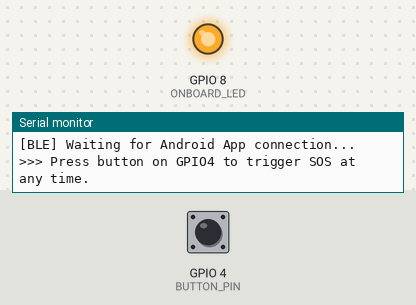
The sketch below on a simulated ESP32-C3. Parts: output pins drawn as LEDs (lit = HIGH), the last lines printed to the serial monitor. Inputs (shaded band) come from the test bench; at power-on: GPIO 4 (BUTTON_PIN) HIGH. Nothing arrives over Bluetooth unless stated; a phone connects over Bluetooth LE 3 s after start.

Above: at 2.7 s.
2.8 s: GPIO 4 (BUTTON_PIN) pulled LOW for 0.15 s
4.4 s: GPIO 4 (BUTTON_PIN) pulled LOW for 3.2 s
9.1 s: GPIO 4 (BUTTON_PIN) pulled LOW for 1 s
At 11.3 s:
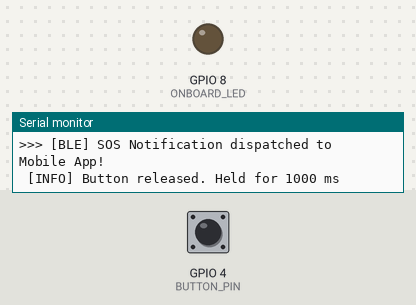
Timing chart, 0 to 12.8 s (numbered marks = the images above; inputs shaded):
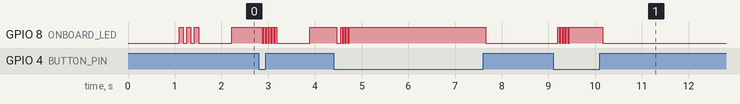

The sketch:

esp32_c3_pendant.ino
```cpp
/*
 * ==============================================================================
 * Project: ESP32-C3 Super Mini - Crime Alert Pendant
 * Target:  ESP32-C3 Super Mini (or any ESP32-C3 module)
 * Feature: Push button on GPIO4 triggers SOS alert on connected Android App via BLE
 * Author:  Pair-programmed for Real-Time Crime Monitoring System
 * ==============================================================================
 *
 * WIRING:
 * ------------------------------------------------------------------------------
 * Push Button Pin 1  -----> GPIO 4 (ESP32-C3)
 * Push Button Pin 2  -----> GND    (ESP32-C3)
 * (Internal INPUT_PULLUP is enabled, so no external resistor is required!)
 *
 * ONBOARD LED (ESP32-C3 Super Mini):
 * ------------------------------------------------------------------------------
 * Onboard LED is on GPIO 8 (Active LOW on most Super Mini boards).
 * - Blinks 1s interval while waiting for Bluetooth connection.
 * - Solid ON when connected to the Android App.
 * - Rapid strobe when GPIO4 SOS button is pressed!
 *
 * ARDUINO IDE SETUP:
 * ------------------------------------------------------------------------------
 * 1. Install ESP32 board package:
 *    File -> Preferences -> Additional Board Manager URLs:
 *    https://raw.githubusercontent.com/espressif/arduino-esp32/gh-pages/package_esp32_index.json
 * 2. Tools -> Board -> "ESP32C3 Dev Module"
 * 3. Tools -> USB CDC On Boot -> "Enabled" (IMPORTANT for Serial output on ESP32-C3 Super Mini)
 * 4. Tools -> Upload Speed -> 921600 (or 460800)
 * 5. Tools -> Port -> Select your COM port
 * ==============================================================================
 */

#include <BLEDevice.h>
#include <BLEServer.h>
#include <BLEUtils.h>
#include <BLE2902.h>

// ---------------------------------
// PIN DEFINITIONS
// ---------------------------------
#define BUTTON_PIN   4    // User's push button connected to GPIO4
#define ONBOARD_LED  8    // Onboard blue LED on ESP32-C3 Super Mini (Active LOW)

// ---------------------------------
// BLE UUIDS (Matches Android App)
// ---------------------------------
#define SERVICE_UUID               "4fafc201-1fb5-459e-8fcc-c5c9c331914b"
#define SOS_CHARACTERISTIC_UUID    "beb5483e-36e1-4688-b7f5-ea07361b26a8"
#define STATUS_CHARACTERISTIC_UUID "beb5483f-36e1-4688-b7f5-ea07361b26a8"

// ---------------------------------
// GLOBAL OBJECTS & STATES
// ---------------------------------
BLEServer* pServer = nullptr;
BLECharacteristic* pSosCharacteristic = nullptr;
BLECharacteristic* pStatusCharacteristic = nullptr;

bool deviceConnected = false;
bool oldDeviceConnected = false;

// Button debouncing & state tracking
int lastButtonState = HIGH;
int buttonState = HIGH;
unsigned long lastDebounceTime = 0;
const unsigned long debounceDelay = 50; // 50ms debounce window
unsigned long pressStartTime = 0;
bool sosSentForCurrentPress = false;

// LED & Status Timing
unsigned long lastLedBlink = 0;
bool ledState = false;
unsigned long lastHeartbeat = 0;
uint32_t pressCounter = 0;

// Helper to set LED (considering active LOW on Super Mini)
void setLed(bool on) {
  // Most ESP32-C3 Super Mini onboard LEDs are active LOW
  digitalWrite(ONBOARD_LED, on ? LOW : HIGH);
}

// ---------------------------------
// BLE SERVER CALLBACKS
// ---------------------------------
class PendantServerCallbacks : public BLEServerCallbacks {
    void onConnect(BLEServer* pServer) override {
        deviceConnected = true;
        Serial.println(F(">>> [BLE] Android Device Connected!"));
        setLed(true); // Solid LED when connected
    }

    void onDisconnect(BLEServer* pServer) override {
        deviceConnected = false;
        Serial.println(F(">>> [BLE] Device Disconnected! Restarting advertising..."));
    }
};

void setup() {
    // Initialize USB Serial
    Serial.begin(115200);
    delay(1000); // Allow CDC USB to enumerate

    Serial.println();
    Serial.println(F("=================================================="));
    Serial.println(F("   CRIME ALERT PENDANT - ESP32-C3 SUPER MINI     "));
    Serial.println(F("=================================================="));
    Serial.printf(" Button Pin : GPIO %d (INPUT_PULLUP -> Active LOW)\n", BUTTON_PIN);
    Serial.printf(" Status LED : GPIO %d (Onboard LED)\n", ONBOARD_LED);
    Serial.println(F("=================================================="));

    // Configure GPIO Pins
    pinMode(BUTTON_PIN, INPUT_PULLUP);
    pinMode(ONBOARD_LED, OUTPUT);
    setLed(false);

    // Initial hardware test flash
    for (int i = 0; i < 3; i++) {
        setLed(true);
        delay(80);
        setLed(false);
        delay(80);
    }

    // ---------------------------------
    // BLE INITIALIZATION
    // ---------------------------------
    Serial.println(F("[BLE] Initializing CrimeAlertPendant Bluetooth..."));
    BLEDevice::init("CrimeAlertPendant");

    // Set high TX power for good range
    BLEDevice::setPower(ESP_PWR_LVL_P9);

    // Create BLE Server
    pServer = BLEDevice::createServer();
    pServer->setCallbacks(new PendantServerCallbacks());

    // Create Primary Safety Service
    BLEService* pService = pServer->createService(SERVICE_UUID);

    // Create SOS Characteristic (Notify & Read)
    pSosCharacteristic = pService->createCharacteristic(
        SOS_CHARACTERISTIC_UUID,
        BLECharacteristic::PROPERTY_READ   |
        BLECharacteristic::PROPERTY_NOTIFY |
        BLECharacteristic::PROPERTY_INDICATE
    );
    pSosCharacteristic->addDescriptor(new BLE2902());
    uint8_t initialSosValue = 0x00;
    pSosCharacteristic->setValue(&initialSosValue, 1);

    // Create Status / Diagnostics Characteristic
    pStatusCharacteristic = pService->createCharacteristic(
        STATUS_CHARACTERISTIC_UUID,
        BLECharacteristic::PROPERTY_READ |
        BLECharacteristic::PROPERTY_NOTIFY
    );
    pStatusCharacteristic->addDescriptor(new BLE2902());
    pStatusCharacteristic->setValue("PENDANT_READY");

    // Start Service
    pService->start();

    // Configure Advertising
    BLEAdvertising* pAdvertising = BLEDevice::getAdvertising();
    pAdvertising->addServiceUUID(SERVICE_UUID);
    pAdvertising->setScanResponse(true);
    pAdvertising->setMinPreferred(0x06); // Functions that help with iPhone connections
    pAdvertising->setMinPreferred(0x12);
    BLEDevice::startAdvertising();

    Serial.println(F("[BLE] Advertising started as 'CrimeAlertPendant'."));
    Serial.println(F("[BLE] Waiting for Android App connection..."));
    Serial.println(F(">>> Press button on GPIO4 to trigger SOS at any time."));
}

void loop() {
    // ---------------------------------
    // 1. BUTTON POLLING & DEBOUNCING
    // ---------------------------------
    int reading = digitalRead(BUTTON_PIN);

    // Reset debounce timer if reading changed
    if (reading != lastButtonState) {
        lastDebounceTime = millis();
    }

    if ((millis() - lastDebounceTime) > debounceDelay) {
        // Debounced state settled
        if (reading != buttonState) {
            buttonState = reading;

            // When button is pressed (LOW because of INPUT_PULLUP)
            if (buttonState == LOW) {
                pressCounter++;
                pressStartTime = millis();
                sosSentForCurrentPress = true;

                Serial.println();
                Serial.println(F("**************************************************"));
                Serial.printf(" [ALERT] GPIO4 BUTTON PRESSED! Event #%u\n", pressCounter);
                Serial.println(F("**************************************************"));

                // Notify connected Android App
                if (deviceConnected && pSosCharacteristic != nullptr) {
                    uint8_t sosPayload = 0x01; // 1 = Trigger SOS
                    pSosCharacteristic->setValue(&sosPayload, 1);
                    pSosCharacteristic->notify();
                    Serial.println(F(">>> [BLE] SOS Notification dispatched to Mobile App!"));
                } else {
                    Serial.println(F(">>> [WARN] Button pressed, but no BLE central connected yet!"));
                }

                // Rapid visual flash on pendant LED
                for (int i = 0; i < 5; i++) {
                    setLed(true);
                    delay(30);
                    setLed(false);
                    delay(30);
                }
            } else {
                // Button released (HIGH)
                unsigned long duration = millis() - pressStartTime;
                Serial.printf(" [INFO] Button released. Held for %lu ms\n", duration);
                sosSentForCurrentPress = false;

                // Send 0x00 to clear or reset characteristic state
                if (deviceConnected && pSosCharacteristic != nullptr) {
                    uint8_t idlePayload = 0x00;
                    pSosCharacteristic->setValue(&idlePayload, 1);
                }
            }
        }
    }
    lastButtonState = reading;

    // ---------------------------------
    // 2. LED STATUS INDICATOR
    // ---------------------------------
    if (!deviceConnected) {
        // Slow blink while disconnected / searching
        if (millis() - lastLedBlink >= 700) {
            lastLedBlink = millis();
            ledState = !ledState;
            setLed(ledState);
        }
    } else {
        // Keep solid ON when connected (unless momentarily flashing for press)
        if (!sosSentForCurrentPress) {
            setLed(true);
        }
    }

    // ---------------------------------
    // 3. AUTO-RESTART ADVERTISING ON DISCONNECT
    // ---------------------------------
    if (!deviceConnected && oldDeviceConnected) {
        delay(500); // Give the BLE stack a moment
        pServer->startAdvertising();
        Serial.println(F("[BLE] Auto-restarted advertising for Android App."));
        oldDeviceConnected = deviceConnected;
    }

    if (deviceConnected && !oldDeviceConnected) {
        oldDeviceConnected = deviceConnected;
    }

    // ---------------------------------
    // 4. PERIODIC HEARTBEAT DIAGNOSTIC (Every 10 seconds)
    // ---------------------------------
    if (deviceConnected && (millis() - lastHeartbeat >= 10000)) {
        lastHeartbeat = millis();
        if (pStatusCharacteristic != nullptr) {
            char statusBuffer[32];
            snprintf(statusBuffer, sizeof(statusBuffer), "ALIVE|GPIO4_UP|#%u", pressCounter);
            pStatusCharacteristic->setValue(statusBuffer);
            pStatusCharacteristic->notify();
        }
    }

    delay(10); // Small loop yield for RTOS task watchdog
}
```

Measured:
- after the input at 9.1 s, GPIO 8 (ONBOARD_LED): goes 4 × (HIGH 0.03 s, LOW 0.03 s), HIGH 0.72 s, then LOW, starting after 0.10 s
